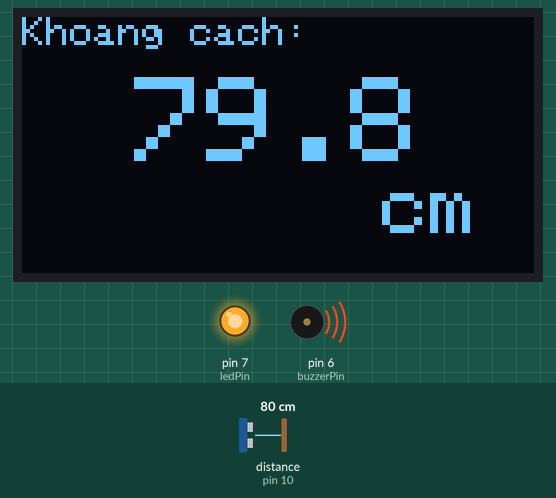
Simulated run of this sketch. Board: Arduino Uno, built with avr-gcc and run on an emulated ATmega328P. Parts: 128×64 one-colour display, output pins drawn as LEDs (lit = HIGH), buzzer (waves = sounding). Wiring (inferred from the names in the program): ultrasonic range finder: trigger pin 9; echo pin 10. Dashed ring = blinking. The test bench sets the inputs (shaded band); at power-on: distance to the obstacle (sensor on pin 10) 80 cm. The echo pulse lasts 58.3 µs per cm; pins used as bus, display or sensor lines are not drawn; what the sketch prints to the serial monitor is not drawn.

Above: at 3.2 s.
3.3 s: distance to the obstacle (sensor on pin 10) set to 34 cm
At 4.4 s:
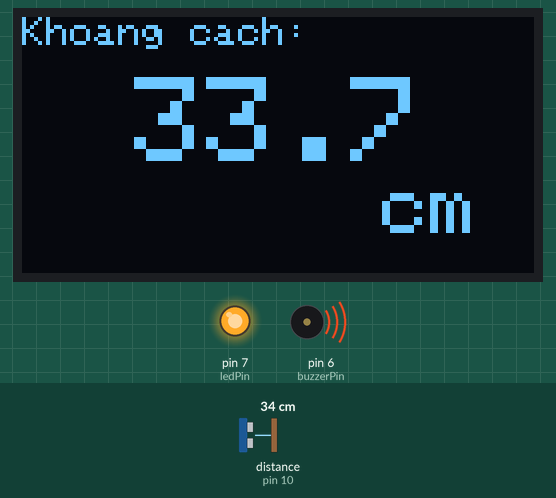
4.8 s: distance to the obstacle (sensor on pin 10) set to 29 cm
At 5.1 s:
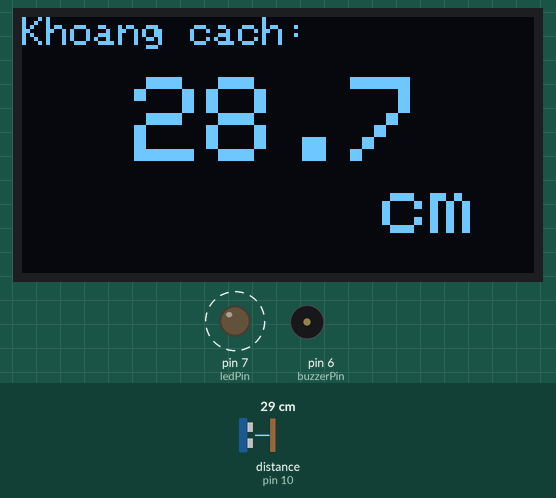
7.5 s: distance to the obstacle (sensor on pin 10) set to 12 cm
At 8.5 s:
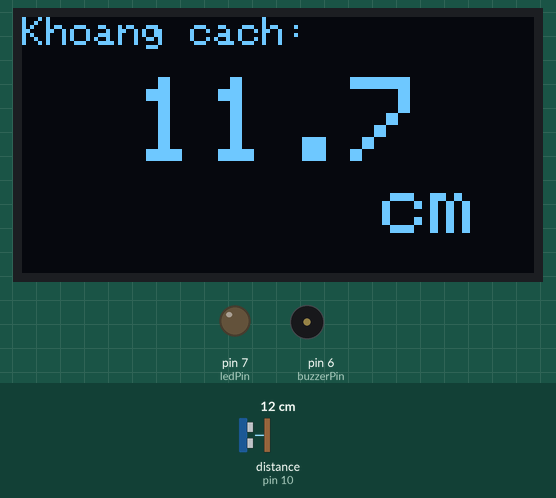
9.3 s: distance to the obstacle (sensor on pin 10) set to 9 cm
At 10.6 s:
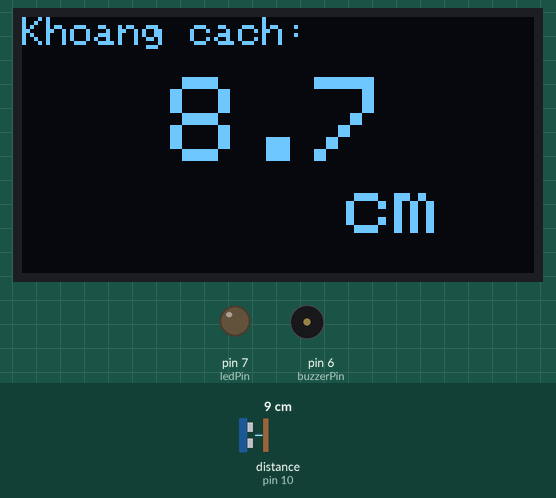
10.9 s: distance to the obstacle (sensor on pin 10) set to 35 cm
At 11.14 s:
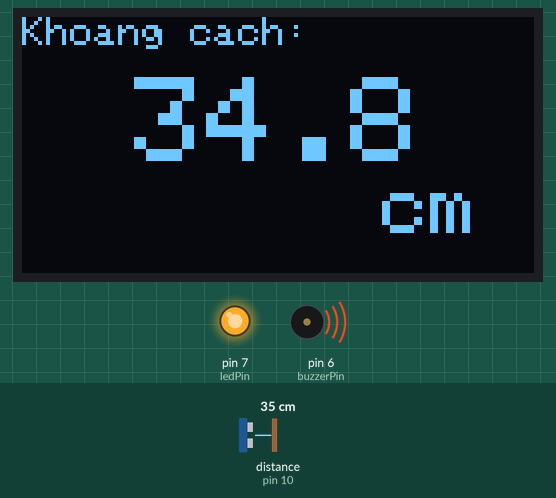
Timing chart, 0 to 13.4 s (numbered marks = the images above; inputs shaded):
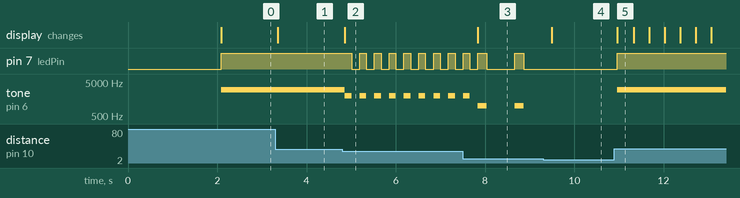

The sketch:

oled_sr-04.ino
```cpp
#include <Wire.h>
#include <Adafruit_GFX.h>
#include <Adafruit_SSD1306.h>

// ---------- OLED ----------
#define SCREEN_WIDTH 128
#define SCREEN_HEIGHT 64
#define OLED_RESET -1
Adafruit_SSD1306 display(SCREEN_WIDTH, SCREEN_HEIGHT, &Wire, OLED_RESET);

// ---------- HC-SR04 ----------
const int trigPin = 9;
const int echoPin = 10;
#define SPEED_OF_SOUND_CM 29.1

// ---------- BUZZER + LED ----------
const int buzzerPin = 6;
const int ledPin    = 7;

void setup() {
  Serial.begin(9600);

  // OLED
  if (!display.begin(SSD1306_SWITCHCAPVCC, 0x3C)) {
    Serial.println("OLED not found");
    while (1);
  }

  display.clearDisplay();
  display.setTextSize(2);
  display.setTextColor(SSD1306_WHITE);
  display.setCursor(10, 10);
  display.println("HC-SR04");
  display.setCursor(15, 40);
  display.println("READY");
  display.display();
  delay(2000);

  // HC-SR04
  pinMode(trigPin, OUTPUT);
  pinMode(echoPin, INPUT);

  // Buzzer + LED
  pinMode(buzzerPin, OUTPUT);
  pinMode(ledPin, OUTPUT);
  digitalWrite(buzzerPin, LOW);
  digitalWrite(ledPin, LOW);

  Serial.println("System Ready");
}

void loop() {
  // ---------- Trigger ----------
  digitalWrite(trigPin, LOW);
  delayMicroseconds(2);
  digitalWrite(trigPin, HIGH);
  delayMicroseconds(10);
  digitalWrite(trigPin, LOW);

  // ---------- Echo ----------
  long duration = pulseIn(echoPin, HIGH, 30000); // 30ms ~ 5m
  float cm = -1;

  if (duration > 0) {
    cm = duration / 2.0 / SPEED_OF_SOUND_CM;
  }

  // ---------- SERIAL ----------
  if (cm < 0) {
    Serial.println("No echo");
  } else {
    Serial.print("Distance: ");
    Serial.print(cm, 1);
    Serial.println(" cm");
  }

  // ---------- OLED ----------
  display.clearDisplay();
  display.setTextSize(1);
  display.setCursor(0, 0);
  display.println("Khoang cach:");

  if (cm < 0) {
    display.setTextSize(2);
    display.setCursor(30, 25);
    display.println("LOI");
  }
  else if (cm > 400) {
    display.setTextSize(2);
    display.setCursor(30, 25);
    display.println(">4m");
  }
  else {
    display.setTextSize(3);
    String dist = String(cm, 1);
    int x = (128 - dist.length() * 18) / 2;
    display.setCursor(x, 15);
    display.print(dist);

    display.setTextSize(2);
    display.setCursor(x + dist.length() * 18 - 10, 40);
    display.println("cm");
  }

  display.display();

  // ---------- BUZZER + LED LOGIC ----------
  if (cm <= 0 || cm <= 10) {
    // Bình thường
    noTone(buzzerPin);
    digitalWrite(ledPin, LOW);
  }

  // >10cm → 20cm : chậm + nhỏ
  else if (cm > 10 && cm <= 20) {
    tone(buzzerPin, 1000);
    digitalWrite(ledPin, HIGH);
    delay(200);
    noTone(buzzerPin);
    digitalWrite(ledPin, LOW);
    delay(600);
  }

  // >20cm → 30cm : nhanh + to hơn
  else if (cm > 20 && cm <= 30) {
    tone(buzzerPin, 2000);
    digitalWrite(ledPin, HIGH);
    delay(150);
    noTone(buzzerPin);
    digitalWrite(ledPin, LOW);
    delay(150);
  }

  // >30cm : to nhất liên tục
  else if (cm > 30) {
    tone(buzzerPin, 3000);
    digitalWrite(ledPin, HIGH);
  }
}
```

Measured:
- the behaviour switches between 31 and 30 cm on distance to the obstacle (sensor on pin 10) (found by bisection; images 1 and 2)
- after the input at 3.3 s, the display: changes after 0.05 s (image 1)
- after the input at 4.8 s, pin 7 (ledPin): alternates HIGH for 0.15 s and LOW for 0.18 s, starting after 0.21 s; tone on pin 6 (buzzerPin): alternates 2000 Hz for 0.15 s and silent for 0.18 s, starting after 0.06 s; the display: changes after 0.06 s (image 2)
- after the input at 7.5 s, the display: changes after 0.34 s (image 3)
- after the input at 9.3 s, pin 7 (ledPin): stops changing and stays LOW; tone on pin 6 (buzzerPin): stops changing and stays silent; the display: changes after 0.20 s (image 4)
- after the input at 10.9 s, pin 7 (ledPin): LOW → HIGH after 0.06 s; tone on pin 6 (buzzerPin): silent → 3000 Hz after 0.06 s; the display: changes after 0.06 s (image 5)
